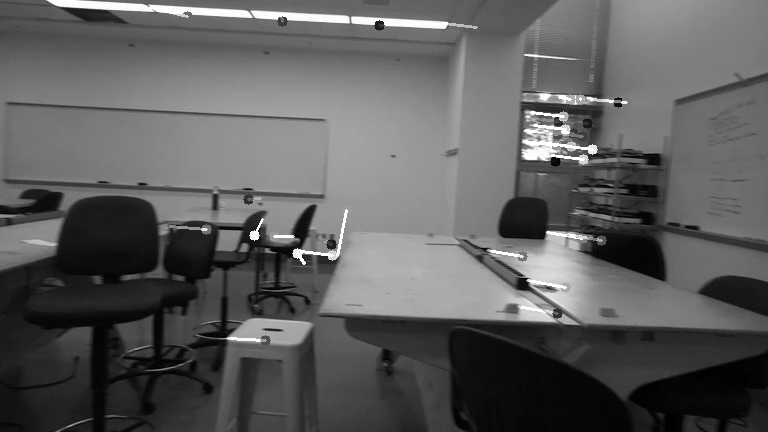
#> input picture test.png, 768 x 432 px
$ python contrast_test.py
#> lines starting #> are read from the running program, lines starting #| are printed output that depends on the picture
import cv2
import numpy as np
import matplotlib.pyplot as plt


img = cv2.imread('test.png', 0)
#> img is the input picture: shape (432, 768); min 0, max 255, mean 92.6
equ = cv2.equalizeHist(img)
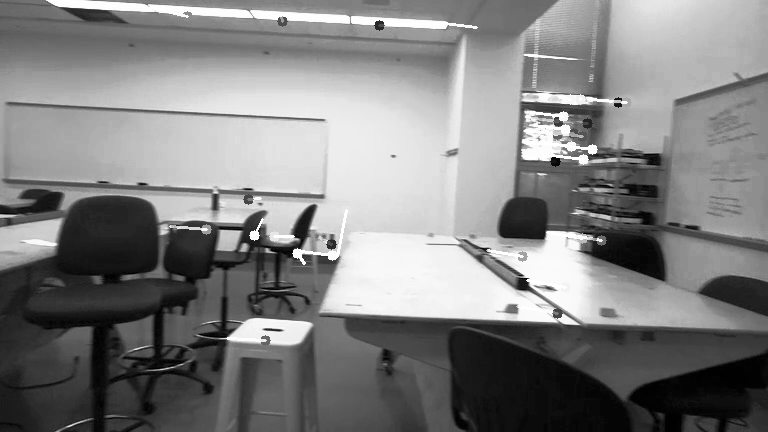
#> equ: shape (432, 768); min 0, max 255, mean 128.4
res = np.hstack((img, equ))
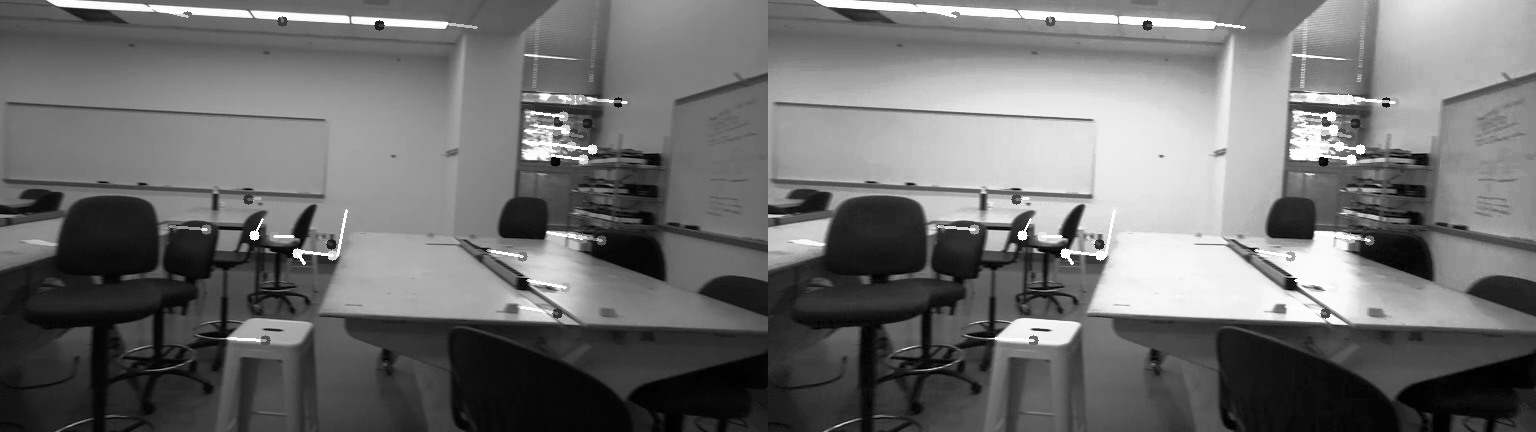
#> res: shape (432, 1536); min 0, max 255, mean 110.5

print(type(res), type(img))
#| <class 'numpy.ndarray'> <class 'numpy.ndarray'>

plt.figure(figsize=(10, 5))
plt.imshow(res, cmap='gray')
plt.title("Original vs Equalized Image")
plt.axis('off')
plt.show()
